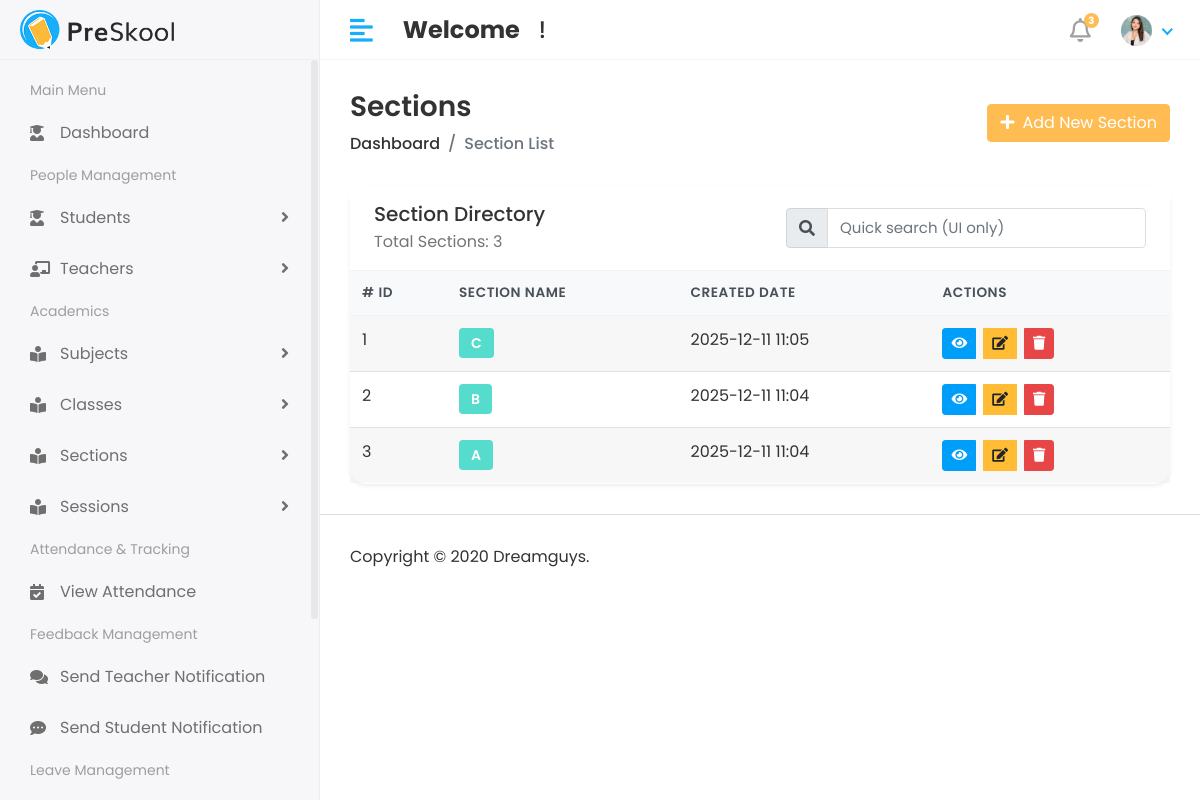
Screenshot of /academic/section-list/ with the database file from the repository.
### academic/models.py (models this page shows, shortened)
class Section(models.Model):
    name = models.CharField(max_length=50, verbose_name="Section Name")
    created_at = models.DateTimeField(auto_now_add=True)

### academic/views.py (the view)
# urls.py: path('section-list/', section_list, name='section_list'),
def section_list(request):
    sections = Section.objects.all().order_by('-created_at')
    context = {
        'sections': sections
    }
    return render(request, 'Academic/section/section_list.html', context)

### templates/Academic/section/section_list.html (shortened to what this page needs)
{% extends "base.html" %}
{% load static %}
{% block content %}
<div class="content container-fluid">
    <div class="page-header">
        <div class="row align-items-center">
            <div class="col">
                <h3 class="page-title mb-2">Sections</h3>
                <ul class="breadcrumb mb-0">
                    <li class="breadcrumb-item"><a href="{% url 'admin_home_page' %}">Dashboard</a></li>
                    <li class="breadcrumb-item active">Section List</li>
                </ul>
            </div>
            <div class="col-auto mt-3 mt-md-0">
                <a href="{% url 'add_section' %}" class="btn btn-primary">
                    <i class="fas fa-plus mr-2"></i>Add New Section
                </a>
            </div>
        </div>
    </div>
    <div class="card shadow-sm section-table-card">
        <div class="card-header bg-white border-0 d-flex flex-column flex-md-row align-items-start align-items-md-center justify-content-between">
            <div>
                <h5 class="mb-1">Section Directory</h5>
                <p class="mb-0 text-muted">Total Sections: {{ sections|length }}</p>
            </div>
            <form class="form-inline mt-3 mt-md-0">
                <div class="input-group">
                    <div class="input-group-prepend">
                        <span class="input-group-text"><i class="fas fa-search"></i></span>
                    </div>
                    <input type="text" class="form-control" id="sectionSearch" placeholder="Quick search (UI only)">
                </div>
            </form>
        </div>
        <div class="table-responsive">
            <table class="table table-hover table-striped align-middle mb-0" id="sectionTable">
                <thead class="thead-light">
                    <tr>
                        <th scope="col"># ID</th>
                        <th scope="col">Section Name</th>
                        <th scope="col">Created Date</th>
                        <th scope="col">Actions</th>
                    </tr>
                </thead>
                <tbody>
                    {% for section in sections %}
                        <tr>
                            <td>{{ forloop.counter }}</td>
                            <td>
                                <span class="badge badge-info badge-name">{{ section.name }}</span>
                            </td>
                            <td>{{ section.created_at|date:"Y-m-d H:i"|default:"—" }}</td>
                            <td>
                                <div class="btn-group" role="group">
                                    <a href="{% url 'section_detail' section.id %}" class="btn btn-sm btn-info mr-2" title="View">
                                        <i class="fas fa-eye"></i>
                                    </a>
                                    <a href="{% url 'edit_section' section.id %}" class="btn btn-sm btn-warning mr-2" title="Edit">
                                        <i class="fas fa-edit"></i>
                                    </a>
                                    <a href="{% url 'delete_section' section.id %}" class="btn btn-sm btn-danger" title="Delete" onclick="return confirm('Are you sure you want to delete this section?')">
                                        <i class="fas fa-trash"></i>
                                    </a>
                                </div>
                            </td>
                        </tr>
                    {% endfor %}
                </tbody>
            </table>
        </div>
    </div>
</div>
{% endblock %}

### static/assets/css/style.css (style rules this page uses)
html { height: 100%; }
body { background-color: #fff; color: #333; font-family: 'Poppins', sans-serif; font-size: 1rem; height: 100%; line-height: 1.5; overflow-x: hidden; }
h1, h2, h3, h4, h5, h6 { font-family: 'Poppins', sans-serif; margin-top: 0; }
.form-control { border: 1px solid #ddd; box-shadow: none; color: #333; font-size: 15px; height: 40px; }
input, input:focus, button, button:focus { outline: none; }
input[type=text], input[type=password] { -webkit-appearance: none; -moz-appearance: none; appearance: none; }
.input-group .form-control { height: 40px; }
ul, ol { padding: 0px; list-style: none; }
.table { color: #333; max-width: 100%; margin-bottom: 0; width: 100%; }
.table-striped>tbody>tr:nth-of-type(2n+1) { background-color: #f8f9fa; }
.table thead tr th { font-weight: 600; }
.table tbody tr { border-bottom: 1px solid rgba(0, 0, 0, 0.05); }
.table-striped thead tr { border-color: transparent; }
.table-striped tbody tr { border-color: transparent; }
.table-striped tbody tr:nth-of-type(even) { background-color: rgba(255, 255, 255, 0.3); }
.table-striped tbody tr:nth-of-type(odd) { background-color: rgba(235, 235, 235, 0.4); }
.table .thead-light th { color: #495057; background-color: #f8f9fa; border-color: #eff2f7; }
.bg-info, .badge-info { background-color: #009efb !important; }
.pro-bg-info, .badge-info { background-color: #56dccc !important; }
.bg-white { background-color: #fff; }
.text-muted { color: #757575 !important; }
.btn-primary { background-color: #FFBC53; border: 1px solid #FFBC53; }
.btn-info { background-color: #009efb; border: 1px solid #009efb }
.btn-warning { background-color: #ffbc34; border: 1px solid #ffbc34 }
.btn-danger { background-color: #e84646; border: 1px solid #e84646; }
.card { border: 1px solid #ececf5; box-shadow: 0 1px 3px 0 rgba(0, 0, 0, 0.03); margin-bottom: 1.875rem; }
.card-header { border-bottom: 1px solid #e6e6e6; padding: 1rem 1.5rem; }
.card .card-header { background-color: #fff; border-bottom: 1px solid #eaeaea; }
.page-wrapper>.content { padding: 1.875rem 1.875rem 0; }
.page-header { margin-bottom: 1.875rem; }
.page-header .breadcrumb { background-color: transparent; color: #6c757d; font-size: 1rem; font-weight: 500; margin-bottom: 0; padding: 0; }
.page-header .breadcrumb a { color: #333; }
.page-title { font-size: 28px; font-weight: 600; color: #333; margin-bottom: 5px; }

### templates/Academic/section/section_list.html (style rules this page uses)
.table thead th { border-bottom-width: 1px; font-size: 0.85rem; text-transform: uppercase; letter-spacing: 0.04em; }
.section-table-card { border: 0; border-radius: 1rem; }
.badge-name { font-size: 0.875rem; padding: 0.5rem 0.75rem; font-weight: 600; }

### rows the page displays
Section: name "C", created_at "2025-12-11 11:05"
Section: name "B", created_at "2025-12-11 11:04"
Section: name "A", created_at "2025-12-11 11:04"

### other values shown
{{ sections|length }} "3"
